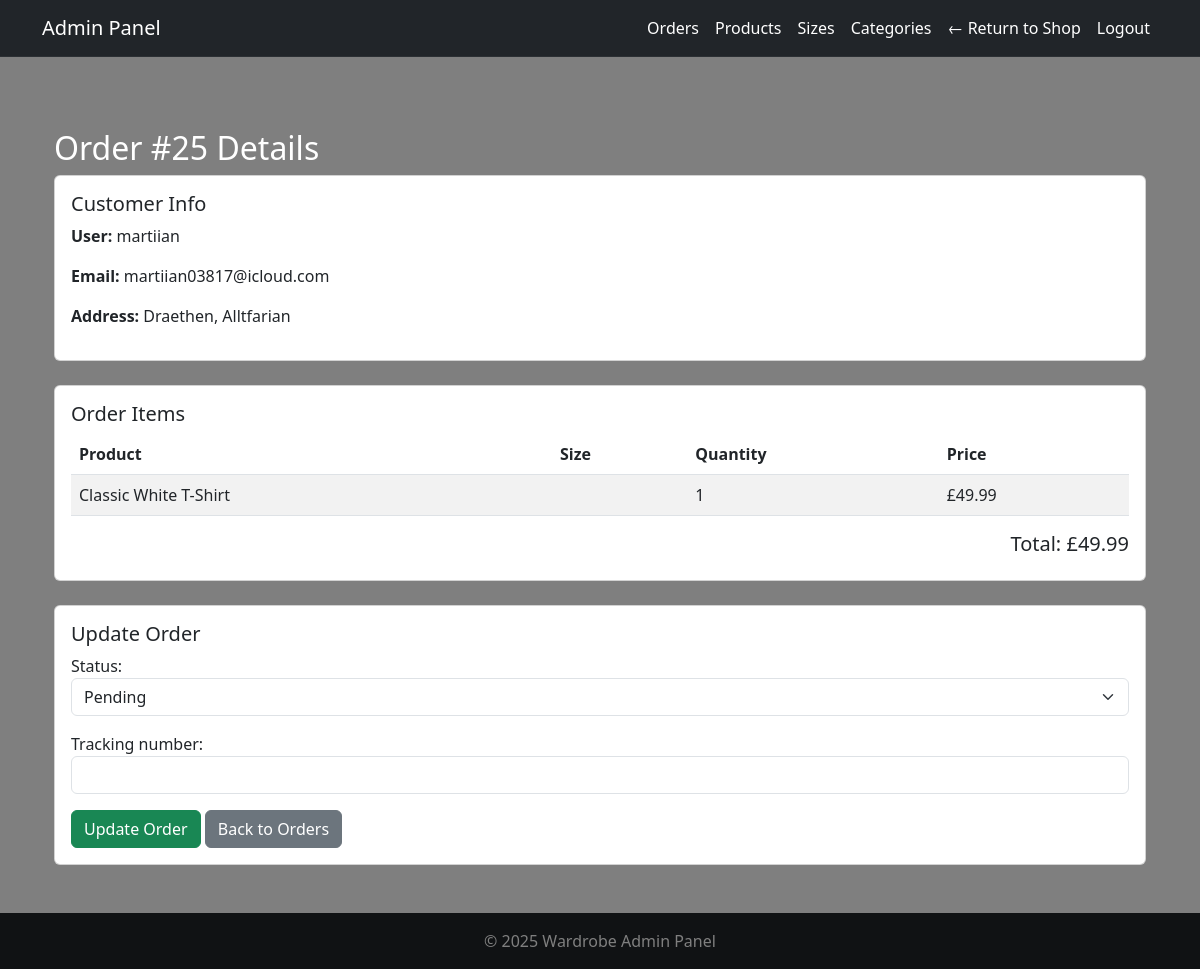
The page /adminpanel/orders/25/ (signed in) on the database its author committed.
### orders/models.py (models this page shows, shortened)
class Order(models.Model):
    PAYMENT_METHOD_CHOICES = [
        ('card', 'Card'),
        ('paypal', 'PayPal'),
    ]
    TRACKING_STATUS_CHOICES = [
        ('Pending', 'Pending'),
        ('Processing', 'Processing'),
        ('Shipped', 'Shipped'),
        ('Delivered', 'Delivered'),
    ]
    user = models.ForeignKey(User, on_delete=models.CASCADE, null=True, blank=True)
    full_name = models.CharField(max_length=100)
    email = models.EmailField()
    guest_token = models.CharField(max_length=64, editable=False, null=True, blank=True)
    address = models.CharField(max_length=255)
    city = models.CharField(max_length=100)
    postal_code = models.CharField(max_length=20)
    country = models.CharField(max_length=100)
    payment_method = models.CharField(
        max_length=50,
        choices=PAYMENT_METHOD_CHOICES,
        default='card',
    )
    total_price = models.DecimalField(max_digits=10, decimal_places=2)
    created_at = models.DateTimeField(auto_now_add=True)
    is_completed = models.BooleanField(default=False)
    tracking_number = models.CharField(max_length=100, blank=True, null=True)
    status = models.CharField(
        max_length=20,
        choices=TRACKING_STATUS_CHOICES,
        default='Pending'
    )

class OrderItem(models.Model):
    order = models.ForeignKey(Order, related_name='items', on_delete=models.CASCADE)
    product = models.ForeignKey(Product, on_delete=models.CASCADE)
    size = models.ForeignKey(Size, on_delete=models.SET_NULL, null=True, blank=True)
    quantity = models.PositiveIntegerField()
    price = models.DecimalField(max_digits=8, decimal_places=2)

### products/models.py (models this page shows, shortened)
class Product(models.Model):
    GENDER_CHOICES = [
        ('men', 'Men'),
        ('women', 'Women'),
    ]
    name = models.CharField(max_length=100)
    category = models.ForeignKey(Category, on_delete=models.CASCADE)
    description = models.TextField(blank=True)
    price = models.DecimalField(max_digits=6, decimal_places=2)
    image = CloudinaryField('image', blank=True, null=True)
    is_available = models.BooleanField(default=True)
    gender = models.CharField(max_length=10, choices=GENDER_CHOICES)
    sizes = models.ManyToManyField(Size, blank=True)
    created_at = models.DateTimeField(auto_now_add=True)

### adminpanel/views.py (the view, shortened to what this page needs)
# urls.py: path('orders/<int:order_id>/', views.order_detail, name='admin_order_detail'),
@login_required
@user_passes_test(admin_required)
def order_detail(request, order_id):
    order = get_object_or_404(Order, id=order_id)
    form = OrderUpdateForm(request.POST or None, instance=order)
    order_items = order.items.all()
    return render(request, 'adminpanel/order_detail.html', {
        'order': order,
        'form': form,
        'order_items': order_items,
    })

### adminpanel/forms.py
class OrderUpdateForm(forms.ModelForm):
    class Meta:
        model = Order
        fields = ['status', 'tracking_number']
        widgets = {
            'status': forms.Select(attrs={'class': 'form-select'}),
            'tracking_number': forms.TextInput(attrs={'class': 'form-control'}),
        }

### adminpanel/views.py (called while the page is built)
def admin_required(user):
    return user.is_staff or user.is_superuser

### cart/cart.py (called while the page is built)
    def _load_cart_data(self):
        cart = self.session.get(settings.CART_SESSION_ID, {})
        return cart if isinstance(cart, dict) else {}

    def __len__(self):
        return sum(item.get('quantity', 0) for item in self.cart.values())

### cart/context_processors.py (called while the page is built)
def cart_context(request):
    cart = Cart(request)
    return {
        'cart': cart,
        'cart_item_count': len(cart),
    }

### wardrobeapp/context_processors.py (called while the page is built)
def stripe_public_key(request):
    return {
        'STRIPE_PUBLIC_KEY': settings.STRIPE_PUBLIC_KEY
    }

### adminpanel/templates/adminpanel/order_detail.html (shortened to what this page needs)
{% extends 'adminpanel/base.html' %}
{% block content %}
<div class="container mt-5">
  <h2>Order #{{ order.id }} Details</h2>
  <div class="card mb-4">
    <div class="card-body">
      <h5>Customer Info</h5>
      <p><strong>User:</strong> {{ order.user.username|default:"Guest" }}</p>
      <p><strong>Email:</strong> {{ order.user.email|default:order.email }}</p>
      <p><strong>Address:</strong> {{ order.address }}</p>
    </div>
  </div>
  <div class="card mb-4">
    <div class="card-body">
      <h5>Order Items</h5>
      <table class="table table-striped">
        <thead>
          <tr>
            <th>Product</th>
            <th>Size</th>
            <th>Quantity</th>
            <th>Price</th>
          </tr>
        </thead>
        <tbody>
          {% for item in order_items %}
          <tr>
            <td>{{ item.product.name }}</td>
            <td>{{ item.size.name|default_if_none:"Not specified" }}</td>
            <td>{{ item.quantity }}</td>
            <td>£{{ item.price }}</td>
          </tr>
          {% empty %}
          <tr>
            <td colspan="4" class="text-center">No items found for this order.</td>
          </tr>
          {% endfor %}
        </tbody>
      </table>
      <h5 class="text-end">Total: £{{ order.total_price }}</h5>
    </div>
  </div>
  <div class="card mb-4">
    <div class="card-body">
      <h5>Update Order</h5>
      <form method="post">
        {{ form.as_p }}
        <button type="submit" class="btn btn-success">Update Order</button>
        <a href="{% url 'adminpanel:admin_order_list' %}" class="btn btn-secondary">Back to Orders</a>
      </form>
    </div>
  </div>
</div>
{% endblock %}

### wardrobeapp/static/css/style.css (style rules this page uses)
html, body { margin: 0; padding: 0; height: 100%; width: 100%; font-family: 'Segoe UI', 'Roboto', 'Helvetica Neue', Arial, sans-serif; color: #fff; background: url('https://images.unsplash.com/photo-1489987707025-afc232f7ea0f?q=80&w=1170&auto=format&fit=crop&ixlib=rb-4.1.0') no-repeat center center fixed; background-size: cover; overflow-x: hidden; }
body::before { content: ''; position: fixed; inset: 0; background: rgba(0, 0, 0, 0.5); z-index: 0; }
main, .container, .card, form, section, .row { position: relative; z-index: 1; }

### rows shown on the page
Order: id "25", user.username "martiian", user.email "martiian03817@icloud.com", address "Draethen, Alltfarian", total_price "49.99", status "Pending"
OrderItem: product.name "Classic White T-Shirt", quantity "1", price "49.99"
